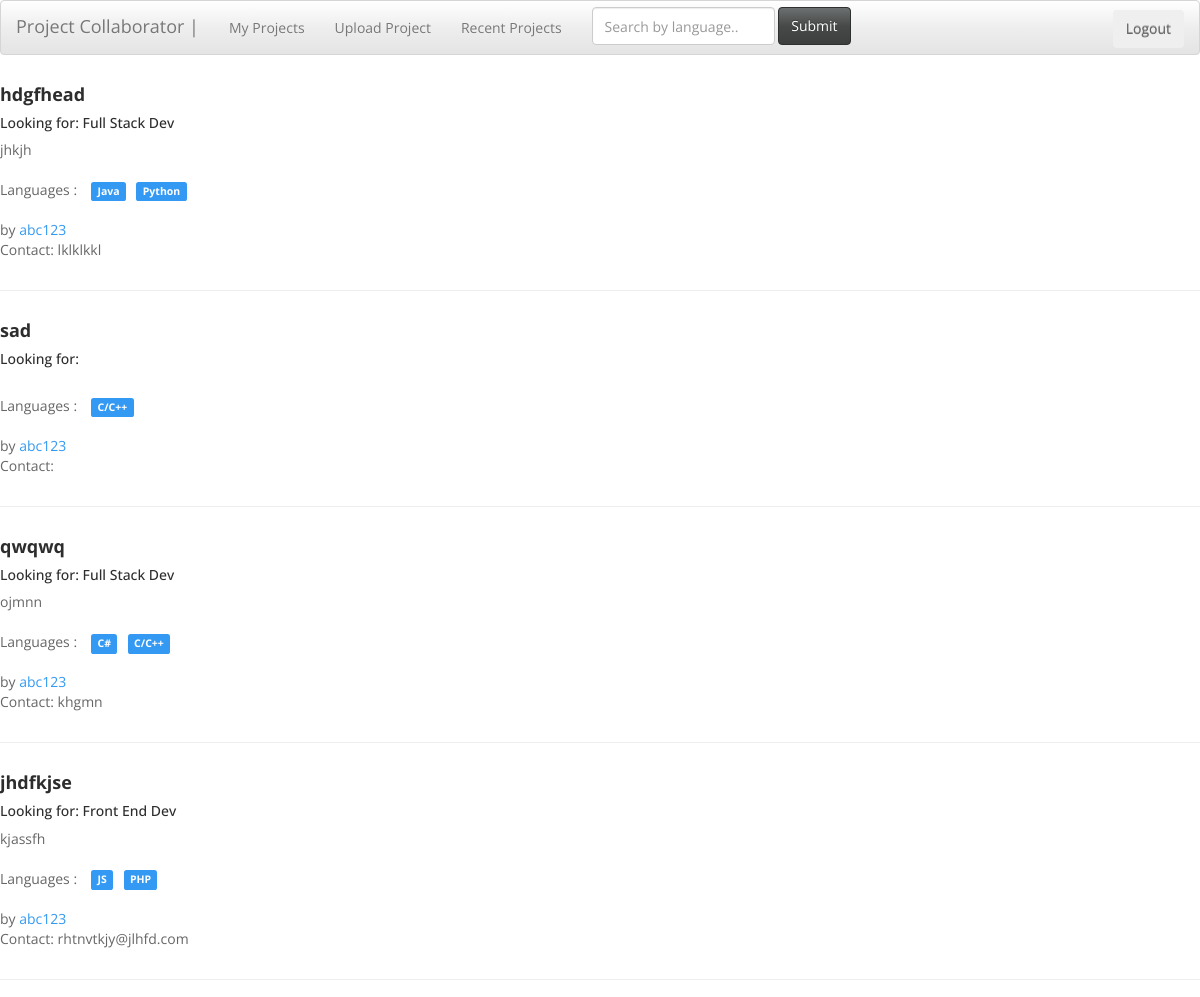
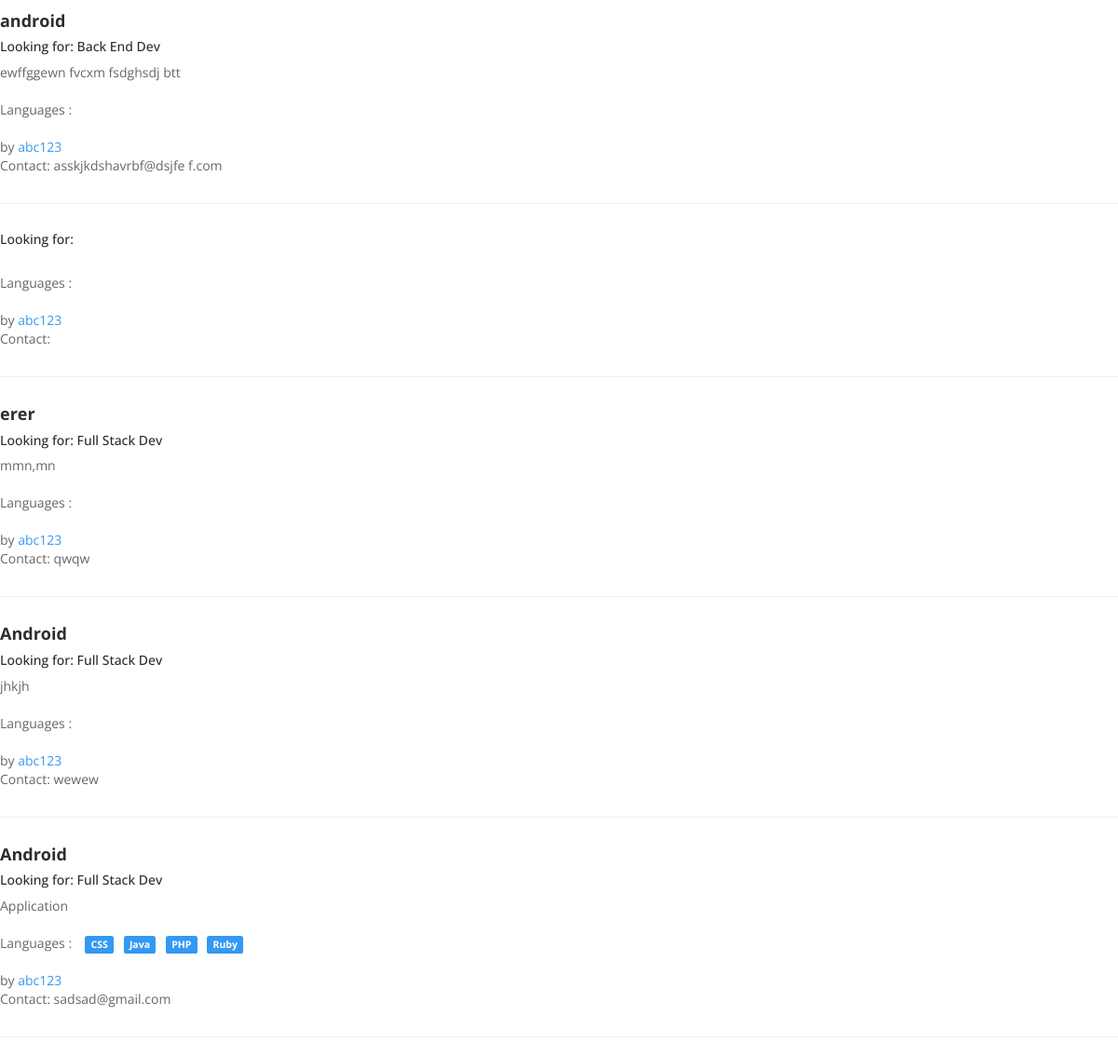
The page /recent.php on the database its author committed (2 pictures, top to bottom).
### tables this page shows
CREATE TABLE `projects` (
  `Id` int(11) NOT NULL,
  `username` varchar(20) NOT NULL,
  `pname` varchar(100) NOT NULL,
  `pdesc` longtext NOT NULL,
  `posneeded` char(100) NOT NULL,
  `contact` char(50) NOT NULL
);

CREATE TABLE `languages` (
  `Id` int(11) NOT NULL,
  `Language` varchar(20) NOT NULL
);

### recent.php (the view, shortened to what this page needs)
<html>
<head>
    <link href="css/bootstrap.min.css" rel="stylesheet">
    <link rel="stylesheet" href="https://maxcdn.bootstrapcdn.com/bootstrap/3.3.7/css/bootstrap.min.css">
</head>
<body>
<?php
require "dbconn.php";
require "navbar.php";
$sqlquery = "select * from projects order by Id desc";
$result = $conn->query($sqlquery);
while($row = mysqli_fetch_array($result))
{
  $sqlquery1 = "select Language from languages where Id =".$row[0]."";
  $res = $conn->query($sqlquery1);
        echo '<div class="container">
        <div class="row">
          <div class="span12">
            <div class="row">
              <div class="span8">
                <h4><strong>'.$row[2].'</strong></h4>
                <h5>Looking for: '.$row[4].'</h5>
              </div>
            </div>
            <div class="row">
              <div class="span10">
                <p>
                  '.$row[3].'
                </p>
              </div>
            </div>
            <div class="row">
              <div class="span8">
                <p></p>
                <p>
                   <i class="icon-tags"></i> Languages : ';
                   while($lan = mysqli_fetch_array($res))
                   {
                      echo '<span class="label label-info" style="margin-left: 1em">'.$lan[0].'</span>';
                   }
                echo '</p>
              </div>
            </div>
            <div class="row">
              <div class="span8">
                <p></p>
                <p>
                  <i class="icon-user"></i> by <a href="#">'.$row[1].'</a><br>
                   <i class="icon-calendar"></i> Contact: '.$row[5].'
                </p>
              </div>
            </div>
          </div>
        </div>
      </div>
      <hr>';
}
?>
</body>
</html>

### dbconn.php (shortened to what this page needs)
<html lang="en">
  <head>
    <link href="css/bootstrap.min.css" rel="stylesheet">
  </head>
  <body>
  </body>
</html>

### navbar.php (shortened to what this page needs)
<html>
<head>
    <link href="css/bootstrap.min.css" rel="stylesheet">
    <link rel="stylesheet" href="https://maxcdn.bootstrapcdn.com/bootstrap/3.3.7/css/bootstrap.min.css">
</head>
<body>
<?php
require "dbconn.php";
?>
	<nav class="navbar navbar-default">
  <div class="container-fluid">
    <div class="navbar-header">
      <a class="navbar-brand" href="home.php">Project Collaborator  |</a>
    </div>
    <div class="collapse navbar-collapse" id="bs-example-navbar-collapse-1">
      <ul class="nav navbar-nav">
        <li><a href="myaccount.php">My Projects </a></li>
      </ul>
      <ul class="nav navbar-nav">
        <li><a href="upload.php">Upload Project </a></li>
      </ul>
      <ul class="nav navbar-nav">
        <li><a href="recent.php">Recent Projects </a></li>
      </ul>
      <form method="post" class="navbar-form navbar-left" role="search">
        <div class="form-group">
          <input type="text" class="form-control" placeholder="Search by language.." name="seartext">
        </div>
        <button type="submit" class="btn btn-default" name="bnsubmit">Submit</button>
      </form>
      <form method="post" class="navbar-form navbar-right">
      <span style="margin-top:0.2em" class="nav navbar-nav navbar-right">
        <button type="submit" class="btn btn-secondary" name="btnlogout">Logout</button></span>
      </form>
    </div>
  </div>
</nav>
</body>
</html>

### rows shown on the page
projects: pname "hdgfhead", posneeded "Full Stack Dev", pdesc "jhkjh", username "abc123", contact "lklklkkl"
languages: Language "Java"
languages: Language "Python"
projects: pname "sad", username "abc123"
languages: Language "C/C++"
projects: pname "qwqwq", posneeded "Full Stack Dev", pdesc "ojmnn", username "abc123", contact "khgmn"
languages: Language "C#"
languages: Language "C/C++"
projects: pname "jhdfkjse", posneeded "Front End Dev", pdesc "kjassfh", username "abc123", contact "rhtnvtkjy@jlhfd.com"
languages: Language "JS"
languages: Language "PHP"
projects: pname "android", posneeded "Back End Dev", pdesc "ewffggewn fvcxm fsdghsdj btt", username "abc123", contact "asskjkdshavrbf@dsjfe f.com"
projects: username "abc123"
projects: pname "erer", posneeded "Full Stack Dev", pdesc "mmn,mn", username "abc123", contact "qwqw"
projects: pname "Android", posneeded "Full Stack Dev", pdesc "jhkjh", username "abc123", contact "wewew"
projects: pname "Android", posneeded "Full Stack Dev", pdesc "Application", username "abc123", contact "sadsad@gmail.com"
languages: Language "CSS"
languages: Language "Java"
languages: Language "PHP"
languages: Language "Ruby"
